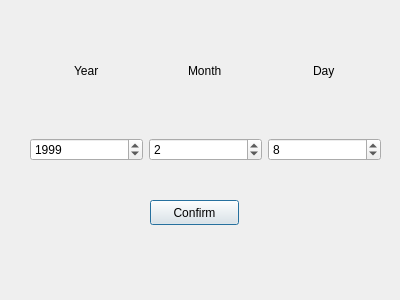
<?xml version="1.0" encoding="UTF-8"?>
<ui version="4.0">
 <class>DateShowDialog</class>
 <widget class="QDialog" name="DateShowDialog">
  <property name="enabled">
   <bool>true</bool>
  </property>
  <property name="geometry">
   <rect>
    <x>0</x>
    <y>0</y>
    <width>400</width>
    <height>300</height>
   </rect>
  </property>
  <property name="windowTitle">
   <string>Dialog</string>
  </property>
  <widget class="QFrame" name="frame">
   <property name="geometry">
    <rect>
     <x>20</x>
     <y>20</y>
     <width>371</width>
     <height>211</height>
    </rect>
   </property>
   <widget class="QWidget" name="horizontalLayoutWidget_2">
    <property name="geometry">
     <rect>
      <x>10</x>
      <y>20</y>
      <width>351</width>
      <height>61</height>
     </rect>
    </property>
    <layout class="QHBoxLayout" name="horizontalLayout_2">
     <item alignment="Qt::AlignHCenter">
      <widget class="QLabel" name="label_3">
       <property name="text">
        <string>Year</string>
       </property>
      </widget>
     </item>
     <item alignment="Qt::AlignHCenter">
      <widget class="QLabel" name="label_2">
       <property name="text">
        <string>Month</string>
       </property>
      </widget>
     </item>
     <item alignment="Qt::AlignHCenter">
      <widget class="QLabel" name="label">
       <property name="text">
        <string>Day</string>
       </property>
      </widget>
     </item>
    </layout>
   </widget>
   <widget class="QWidget" name="horizontalLayoutWidget">
    <property name="geometry">
     <rect>
      <x>10</x>
      <y>90</y>
      <width>351</width>
      <height>80</height>
     </rect>
    </property>
    <layout class="QHBoxLayout" name="horizontalLayout">
     <item>
      <widget class="QSpinBox" name="spinBox_year">
       <property name="minimum">
        <number>1900</number>
       </property>
       <property name="maximum">
        <number>2050</number>
       </property>
       <property name="value">
        <number>1999</number>
       </property>
      </widget>
     </item>
     <item>
      <widget class="QSpinBox" name="spinBox_month">
       <property name="minimum">
        <number>1</number>
       </property>
       <property name="maximum">
        <number>12</number>
       </property>
       <property name="value">
        <number>2</number>
       </property>
      </widget>
     </item>
     <item>
      <widget class="QSpinBox" name="spinBox_day">
       <property name="minimum">
        <number>1</number>
       </property>
       <property name="maximum">
        <number>31</number>
       </property>
       <property name="value">
        <number>8</number>
       </property>
      </widget>
     </item>
    </layout>
   </widget>
   <widget class="QPushButton" name="saveButton">
    <property name="geometry">
     <rect>
      <x>130</x>
      <y>180</y>
      <width>89</width>
      <height>25</height>
     </rect>
    </property>
    <property name="text">
     <string>Confirm</string>
    </property>
   </widget>
  </widget>
 </widget>
 <resources/>
 <connections/>
</ui>
